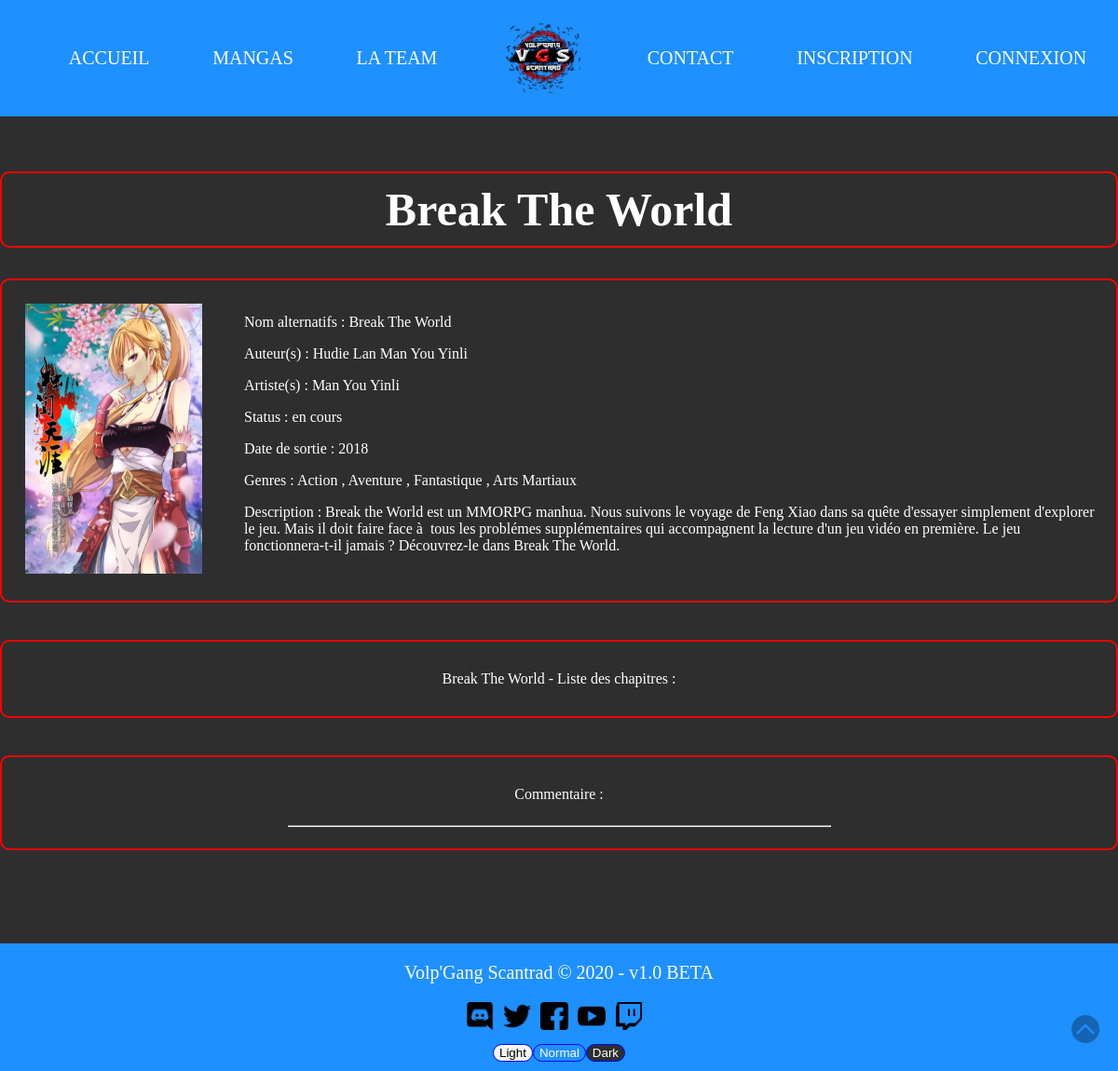
The page /projet.php?name=Break The World on the database as committed earlier.
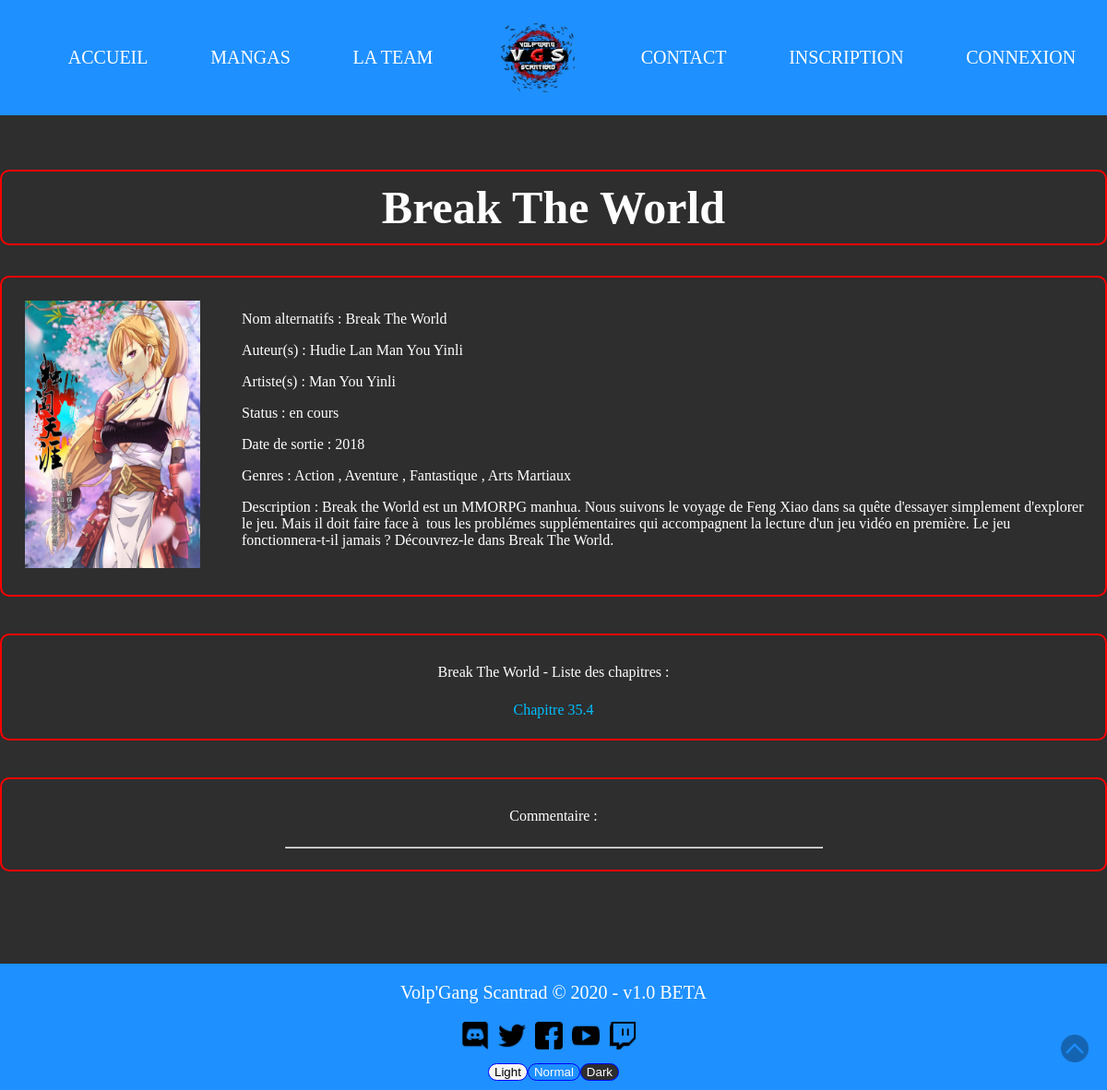
The same page on the database as committed later.
### tables this page shows
CREATE TABLE IF NOT EXISTS `mangas` (
  `id` int(11) NOT NULL AUTO_INCREMENT,
  `nom` text NOT NULL,
  `nom_alternatifs` text NOT NULL,
  `auteur` text NOT NULL,
  `artiste` text NOT NULL,
  `status` text NOT NULL,
  `annee` int(11) NOT NULL,
  `genre` text NOT NULL,
  `description` text NOT NULL,
  `nb_chap` int(11) NOT NULL,
  `date_update` date NOT NULL,
  PRIMARY KEY (`id`)
);

CREATE TABLE IF NOT EXISTS `chapitre` (
  `id` int(11) NOT NULL AUTO_INCREMENT,
  `projet` varchar(255) NOT NULL,
  `nb_chap` varchar(11) NOT NULL,
  `data_date` date NOT NULL,
  PRIMARY KEY (`id`)
);

### function/auth.php (called while the page is built, shortened)
<?php
function est_connecte():bool {
    return !empty($_SESSION['connecte']);
}

### projet.php (the view, shortened to what this page needs)
<?php
include 'complements/header.php';
$bdd = new PDO('mysql:host=127.0.0.1;port=3308;dbname=vgs', 'root', '');
$sortie = $bdd->query('SELECT * FROM mangas WHERE nom = "' . $_GET['name'] . '"');
?>
<html class="" id="toggle_page" xmlns="http://www.w3.org/1999/xhtml" xml:lang="fr" lang="fr">
<link rel="stylesheet" type="text/css" href="css/mangas.css">
<link rel="stylesheet" type="text/css" href="css/admin/upload.css">
<?php
while ($donnees = $sortie->fetch()):
    if ($_GET['name'] == $donnees['nom']) {
        ?>
        <h1 class="title_pres"><?= $donnees['nom'] ?></h1>
        <div class="pres">
            <div class="image_pres">
                <img class="image_solo" src="img/mangas/<?= $donnees['nom'] ?>.jpg">
            </div>
            <div class="texte_pres">
                <p>Nom alternatifs : <?= $donnees['nom_alternatifs'] ?></p>
                <p>Auteur(s) : <?= $donnees['auteur'] ?></p>
                <p>Artiste(s) : <?= $donnees['artiste'] ?></p>
                <p>Status : <?= utf8_encode($donnees['status']) ?></p>
                <p>Date de sortie : <?= $donnees['annee'] ?></p>
                <p>Genres : <?= utf8_encode($donnees['genre']) ?></p>
                <p>Description : <?= utf8_encode($donnees['description']) ?></p>
            </div>
        </div>
        <div class="link">
        <p><?= $donnees['nom'] ?> - Liste des chapitres :</p>
        <?php
        $select_chapter = $bdd->prepare("SELECT * FROM Chapitre WHERE projet = ? ORDER BY nb_chap ASC ");
        $select_chapter->execute([$donnees['nom']]);
        foreach ($select_chapter as $row) {
            $fichier = $row['nb_chap']
            ?>
            <a href="main.php?name=<?= $donnees['nom'] ?>&chap=<?= str_replace('.', '-', $fichier) ?>">Chapitre <?= str_replace('-', '.', $fichier) ?></a> <?php
        }
    }
    ?>
    </div>
    <form method="post" enctype="multipart/form-data">
        <div class="link">
            <p> Commentaire :</p>
            <div style="margin: 0 auto;
     width: 50%;
">
                <hr style="margin: 0px
<?php echo $pasvuspaspris; ?>">
            </div>
        </div>
    </form>
<?php
endwhile;
include 'complements/footer.php'; ?>
</html>

### complements/header.php (shortened to what this page needs)
<?php
require 'function/auth.php';
if(est_connecte()) {
    if ($_SESSION['poste'] == 1) {
        $input_upload = 'display: ;';
        $br = '<br>';
    } else {
        $input_upload = 'display: none;';
        $br = '';
    }
    $pasvuspaspris = 'display: ;';
}
elseif(!est_connecte())
{
    $pasvuspaspris = 'display: none;';
}
?>
<!DOCTYPE html>
<html>
<head>
    <link rel="stylesheet" type="text/css" href="../css/complements.css">
</head>
<body>
    <header class="header normal" id="toggle_header">
        <div id="header_nav">
            <nav class="a_header" id="toggle_nav">
                <ul>
                    <li>
                        <a href="../index.php">ACCUEIL</a>
                    </li>
                    <li >
                        <a href="../mangas.php">MANGAS</a>
                    </li>
                    <li>
                        <a href="../team.php">LA TEAM</a>
                    </li>
                    <li>
                        <a href="../index.php"><img src="../img/vgs.png" width="90" height="75"></a>
                    </li>
                    <li>
                        <a href="../contact.php">CONTACT</a>
                    </li>
                    <?php if(!est_connecte()): ?>
                        <li>
                            <a href="../inscription.php">INSCRIPTION</a>
                        </li>
                    <?php endif; ?>
                    <?php if(!est_connecte()): ?>
                    <li>
                        <a href="../vgs-connect.php">CONNEXION</a>
                    </li>
                    <?php endif; ?>
                </ul>
            </nav>
        </div>
        <div class="button_top">
            <li>
                <a href="#header_nav"><img class="top-arrow" src="../img/top-arrow.png"></a>
            </li>
        </div>
    </header>
</body>
</html>

### complements/footer.php (shortened to what this page needs)
<html>
<head>
    <link rel="stylesheet" type="text/css" href="../css/complements.css">
</head>
<body>
<div class="footer">
    <footer class="footer normal" id="toggle_footer">
        <div>
            <p>
                Volp'Gang Scantrad &copy; 2020 - v1.0 BETA<br>
            </p>
            <div>
                <a href="https://discord.gg/DvvSNdN" Target="_BLANK"><div id="discord_footer"></div></a>
                <a href="https://twitter.com/VolpGang" Target="_BLANK"><div id="twitter_footer"></div></a>
                <a href="https://www.facebook.com/VGSTeams" Target="_BLANK"><div id="facebook_footer"></div></a>
                <a href="https://www.youtube.com/channel/UCMnKgOVkuoBamqcvZjGko7Q" Target="_BLANK"><div id="youtube_footer"></div></a>
                <a href="https://www.twitch.tv/volpgangscantrad" Target="_BLANK"><div id="twitch_footer"></div></a>
            </div>
            <div>
                <input id="light" class="back light" type="button" value="Light" placeholder="Light" onclick="switch_theme('white')">
                <input id="normal" class="back normal" type="button" value="Normal" placeholder="Normal" onclick="switch_theme('normal')">
                <input id="dark" class="back dark" type="button" value="Dark" placeholder="Dark" onclick="switch_theme('dark')">
            </div>
        </div>
    </footer>
</div>
</body>
</html>

### css/complements.css (style rules this page uses)
* { -moz-box-sizing: border-box; box-sizing: border-box; }
body { min-height: 100%; margin: 0; padding: 0; }
.a_header ul li a { color: var(--text_color); }
header { position: absolute; width: 100%; left: 0; right: 0; top: 0; }
header div { display: block; font-size: 20px; padding: 5px 0 5px 0; }
header nav ul li a { text-decoration: none; list-style-type: none; }
header nav ul, header nav ul li, header nav ul li a { display: flex; justify-content: space-around; align-self: center; }
div.button_top { background: #00000000; position: fixed; right: 20px; bottom: 20px; opacity: 30%; list-style-type: none; }
img.top-arrow { width: 30px; height: 30px; }
footer.footer { display: table-row; height: 1px; }
div.footer { display: table; width: 100%; margin-top: 100px; height: auto; position: static; left: 0; right: 0; bottom: 0; }
.back { border: 1px solid blue; outline: none; border-radius: 10px; }
.normal { background-color: var(--bg_complement); color: var(--text_color); }
.light { background-color: whitesmoke; color: black!important; }
.dark { background: var(--body_bg_color); color: var(--text_color); }
footer div { font-size: 20px; text-align: center; padding-bottom: 5px; }
footer div div { display: flex; flex-flow: row; justify-content: center; }
footer div div a div#discord_footer { background-image: var(--discord); background-repeat: no-repeat; background-size: 30px; width: 40px; height: 40px; }
footer div div a div#twitch_footer { background-image: var(--twitch); background-repeat: no-repeat; background-size: 30px; width: 40px; height: 40px; }
footer div div a div#twitter_footer { background-image: var(--twitter); background-repeat: no-repeat; background-size: 30px; width: 40px; height: 40px; }
footer div div a div#facebook_footer { background-image: var(--facebook); background-repeat: no-repeat; background-size: 30px; width: 40px; height: 40px; }
footer div div a div#youtube_footer { background-image: var(--youtube); background-repeat: no-repeat; background-size: 30px; width: 40px; height: 40px; }

### css/mangas.css (style rules this page uses)
html { font-family: "Comic Sans MS", serif; margin-top: 150px; }
body { color: var(--text_color); background: var(--body_bg_color); }
h1 { font-size: 50px; display: flex; justify-content: center; }
img.image_solo { height: 300px; width: 200px; padding: 5px; }
h1.title_pres { border: 2px solid red; border-radius: 10px; padding: 10px; text-align: center; }
div.pres { display: flex; flex-flow: row; border: 2px solid red; border-radius: 10px; margin-bottom: 40px; }
div.image_pres { padding: 20px; }
div.texte_pres { padding: 20px; }
div.link { padding: 15px; display: flex; flex-flow: column; align-items: center; border: 2px solid red; border-radius: 10px; margin-bottom: 40px; }
div.link a { padding: 7px; text-decoration: none; color: deepskyblue; }

### css/admin/upload.css (style rules this page uses)
html { margin-top: 150px; }
input { outline: none; }

Rows that differ between the two databases and show on the page:
added chapitre: nb_chap "35.4"
